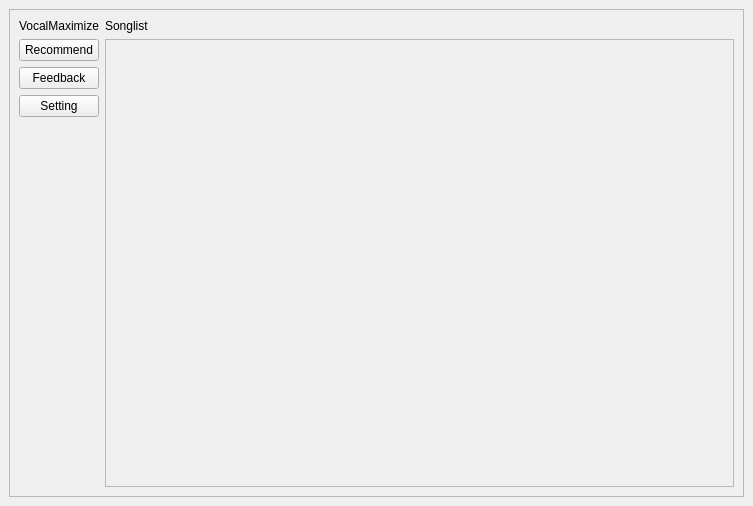
<?xml version="1.0" encoding="UTF-8"?>
<ui version="4.0">
 <class>MainWindow</class>
 <widget class="QMainWindow" name="MainWindow">
  <property name="geometry">
   <rect>
    <x>0</x>
    <y>0</y>
    <width>753</width>
    <height>506</height>
   </rect>
  </property>
  <property name="windowTitle">
   <string>VocalMaximize</string>
  </property>
  <widget class="QWidget" name="centralwidget">
   <layout class="QVBoxLayout" name="verticalLayout">
    <item>
     <widget class="QFrame" name="frame">
      <property name="frameShape">
       <enum>QFrame::StyledPanel</enum>
      </property>
      <property name="frameShadow">
       <enum>QFrame::Raised</enum>
      </property>
      <layout class="QGridLayout" name="gridLayout">
       <item row="0" column="0">
        <layout class="QVBoxLayout" name="sidebar">
         <item>
          <widget class="QLabel" name="Name">
           <property name="text">
            <string>VocalMaximize</string>
           </property>
          </widget>
         </item>
         <item>
          <layout class="QVBoxLayout" name="buttons" stretch="0,0,0,0">
           <item>
            <widget class="QPushButton" name="Recommend_button">
             <property name="text">
              <string>Recommend</string>
             </property>
            </widget>
           </item>
           <item>
            <widget class="QPushButton" name="Feedback_button">
             <property name="text">
              <string>Feedback</string>
             </property>
            </widget>
           </item>
           <item>
            <widget class="QPushButton" name="Setting_button">
             <property name="text">
              <string>Setting</string>
             </property>
            </widget>
           </item>
           <item>
            <spacer name="Sidebar_spacer">
             <property name="orientation">
              <enum>Qt::Vertical</enum>
             </property>
             <property name="sizeHint" stdset="0">
              <size>
               <width>20</width>
               <height>40</height>
              </size>
             </property>
            </spacer>
           </item>
          </layout>
         </item>
        </layout>
       </item>
       <item row="0" column="1">
        <layout class="QVBoxLayout" name="Songlist_area">
         <item>
          <widget class="QLabel" name="Songlist_label">
           <property name="text">
            <string>Songlist</string>
           </property>
          </widget>
         </item>
         <item>
          <widget class="QScrollArea" name="Songlist_scrollArea">
           <property name="widgetResizable">
            <bool>true</bool>
           </property>
           <widget class="QWidget" name="Contents">
            <property name="geometry">
             <rect>
              <x>0</x>
              <y>0</y>
              <width>620</width>
              <height>446</height>
             </rect>
            </property>
            <layout class="QVBoxLayout" name="verticalLayout_6"/>
           </widget>
          </widget>
         </item>
        </layout>
       </item>
      </layout>
     </widget>
    </item>
   </layout>
  </widget>
 </widget>
 <resources/>
 <connections/>
</ui>
